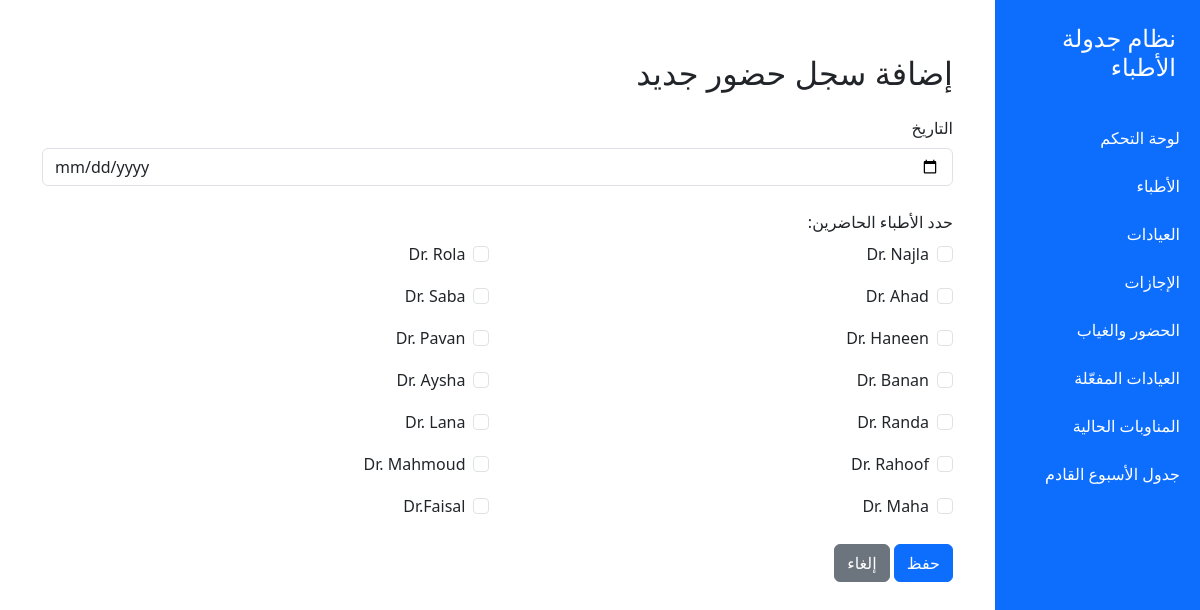
Page /dashboard/attendance/add/ on the committed database.
### doctors_app/models.py (models this page shows, shortened)
class Doctor(models.Model):
    name = models.CharField(max_length=100, verbose_name='اسم الطبيب')
    specialty = models.CharField(max_length=100, verbose_name='التخصص')
    max_sessions = models.IntegerField(default=10, verbose_name='الحد الأقصى للجلسات')
    preferred_clinics = models.JSONField(default=list, blank=True, verbose_name='تفضيلات العيادات')
    preferred_days = models.JSONField(default=list, blank=True, verbose_name='تفضيلات الأيام مع الشيفت')  # ✅ List مش Dict
    unavailable_days = models.JSONField(default=list, blank=True, verbose_name='الأيام غير المتاحة مع الشيفت')  # ✅ List
    shift_preference = models.JSONField(default=list, blank=True, verbose_name='تفضيلات المناوبة')
    has_training = models.BooleanField(default=False, verbose_name='مدرب')

### doctors_app/views.py (the view, shortened to what this page needs)
# urls.py: path('attendance/add/', views.add_attendance, name='add_attendance'),
def add_attendance(request):
    doctors = Doctor.objects.all()
    return render(request, 'add_attendance.html', {'doctors': doctors})

### templates/add_attendance.html (shortened to what this page needs)
{% extends 'base.html' %}
{% block content %}
<div class="container">
  <h2 class="my-4">إضافة سجل حضور جديد</h2>
  <form method="post">
    <div class="mb-4">
      <label for="date" class="form-label">التاريخ</label>
      <input type="date" class="form-control" id="date" name="date" required>
    </div>
    <div class="mb-4">
      <label class="form-label">حدد الأطباء الحاضرين:</label>
      <div class="row row-cols-1 row-cols-md-2 g-3">
        {% for doctor in doctors %}
        <div class="col">
          <div class="form-check">
            <input class="form-check-input" type="checkbox" name="doctor_{{ doctor.id }}" id="doctor_{{ doctor.id }}">
            <label class="form-check-label" for="doctor_{{ doctor.id }}">{{ doctor.name }}</label>
          </div>
        </div>
        {% endfor %}
      </div>
    </div>
    <button type="submit" class="btn btn-primary">حفظ</button>
    <a href="{% url 'attendance_list' %}" class="btn btn-secondary">إلغاء</a>
  </form>
</div>
{% endblock %}

### templates/base.html (style rules this page uses)
body { min-height: 100vh; display: flex; flex-direction: row; }

### rows in the picture
Doctor: name "Dr. Najla"
Doctor: name "Dr. Rola"
Doctor: name "Dr. Ahad"
Doctor: name "Dr. Saba"
Doctor: name "Dr. Haneen"
Doctor: name "Dr. Pavan"
Doctor: name "Dr. Banan"
Doctor: name "Dr. Aysha"
Doctor: name "Dr. Randa"
Doctor: name "Dr. Lana"
Doctor: name "Dr. Rahoof"
Doctor: name "Dr. Mahmoud"
Doctor: name "Dr. Maha"
Doctor: name "Dr.Faisal"
